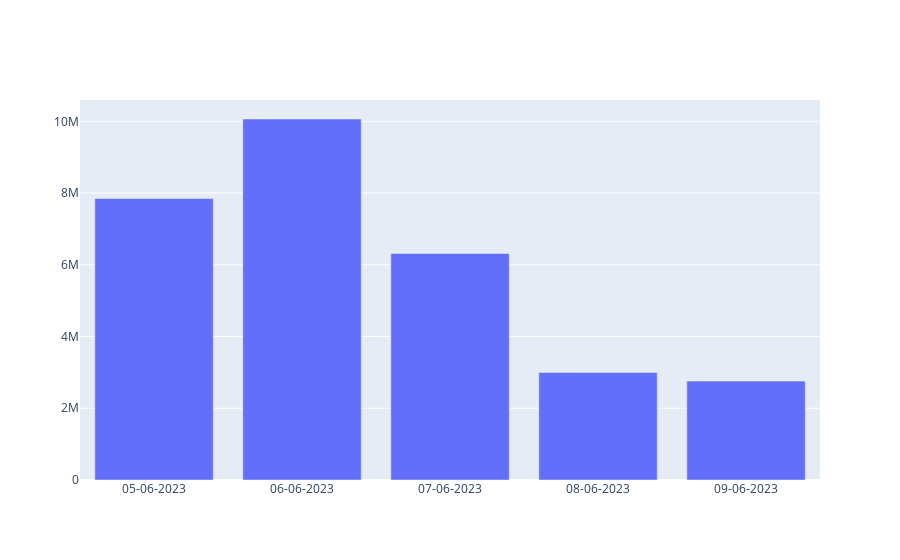

The notebook cell saved with this chart:
### Code cell
fig = go.Figure(data=go.Bar(x=df_gr['<DATE>'], y=df_gr['<AMOUNT>']))
fig.show()

### Figure 1 — Plotly figure (JSON) as saved in the notebook; plotly's stock layout.template omitted (floating-point values rounded to 4 significant figures)
{"data": [{"type": "bar", "x": ["05-06-2023", "06-06-2023", "07-06-2023", "08-06-2023", "09-06-2023"], "y": [7845660, 10064018, 6313093, 2994547, 2756844]}], "layout": {}}
